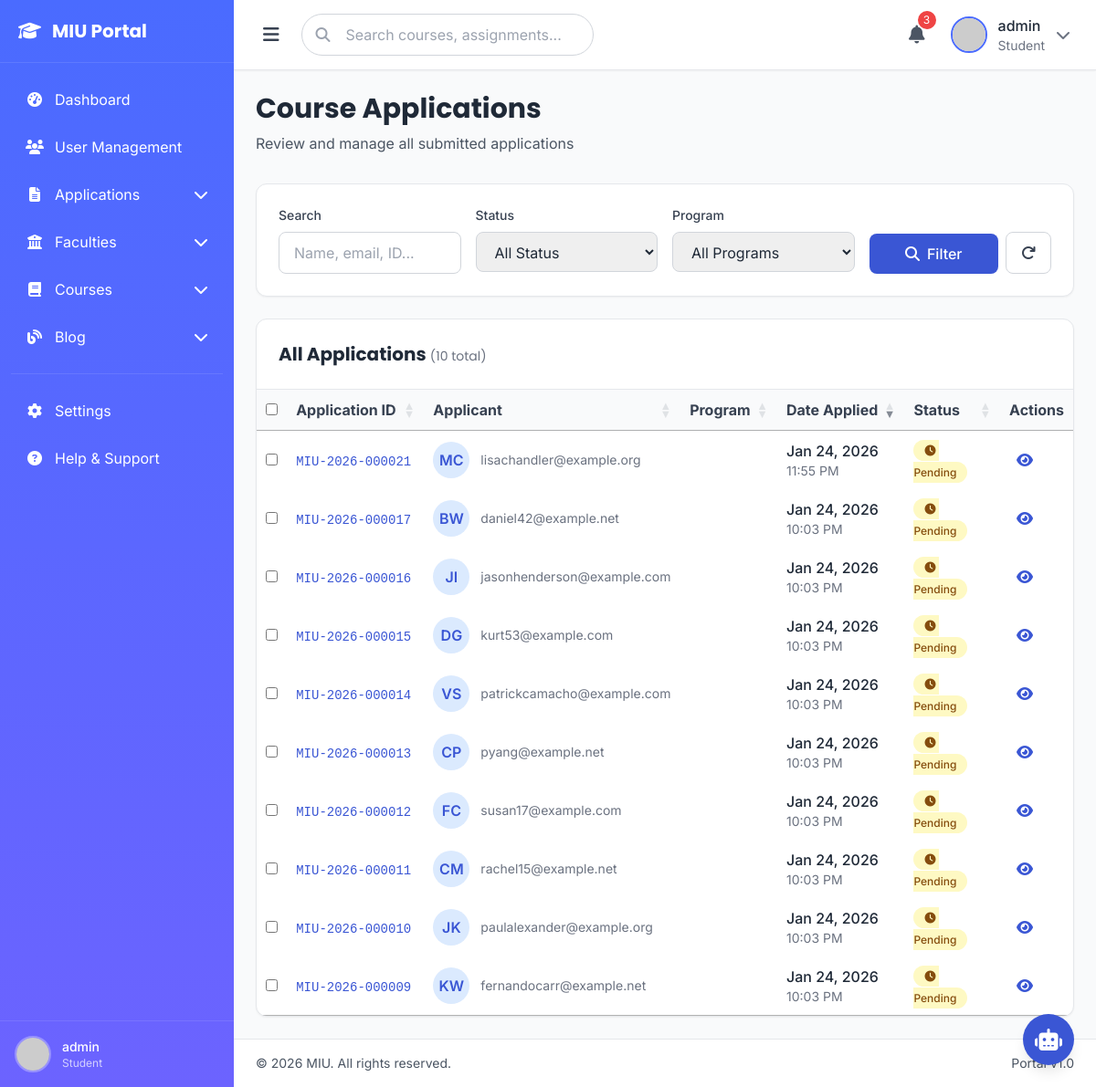
Page /management/applications/ (signed in) on the earlier database version.
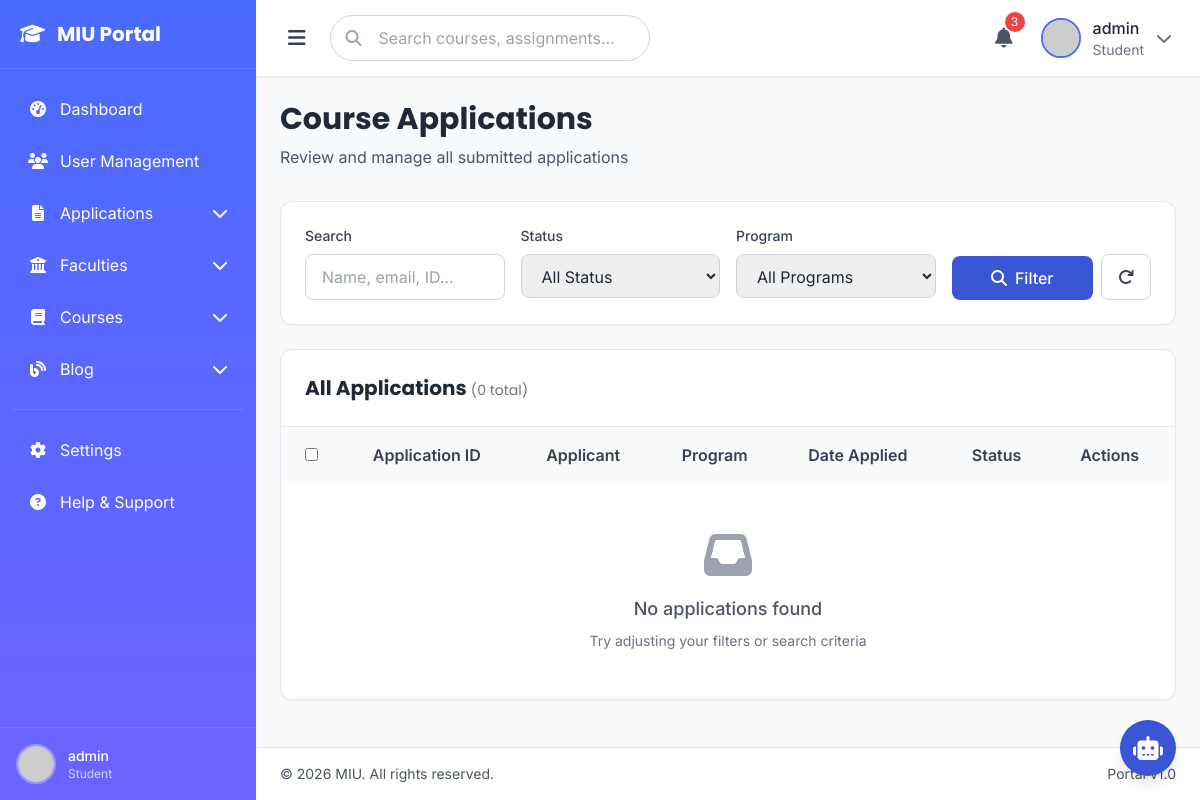
Same page on the later database version.
### eduweb/models.py (models this page shows, shortened)
class CourseApplication(models.Model):
    STATUS_CHOICES = [
        ('draft', 'Draft'),
        ('pending_payment', 'Pending Payment'),
        ('payment_complete', 'Payment Complete'),
        ('under_review', 'Under Review'),
        ('approved', 'Approved'),
        ('rejected', 'Rejected'),
        ('withdrawn', 'Withdrawn'),
    ]
    application_id = models.CharField(max_length=20, unique=True, editable=False)
    user = models.ForeignKey(User, on_delete=models.CASCADE, related_name='applications', null=True, blank=True)
    course = models.ForeignKey(Course, on_delete=models.CASCADE, related_name='applications')
    intake = models.ForeignKey(CourseIntake, on_delete=models.CASCADE, related_name='applications')
    study_mode = models.CharField(max_length=20, choices=Course.STUDY_MODE_CHOICES)
    first_name = models.CharField(max_length=100)
    last_name = models.CharField(max_length=100)
    email = models.EmailField()
    phone = models.CharField(max_length=20)
    date_of_birth = models.DateField()
    gender = models.CharField(max_length=10, choices=[('male', 'Male'), ('female', 'Female'), ('other', 'Other')])
    nationality = models.CharField(max_length=100)
    address_line1 = models.CharField(max_length=200)
    address_line2 = models.CharField(max_length=200, blank=True)
    city = models.CharField(max_length=100)
    state = models.CharField(max_length=100)
    postal_code = models.CharField(max_length=20)
    country = models.CharField(max_length=100)
    highest_qualification = models.CharField(max_length=100)
    institution_name = models.CharField(max_length=200)
    graduation_year = models.IntegerField()
    gpa_or_grade = models.CharField(max_length=20)
    work_experience_years = models.IntegerField(default=0)
    personal_statement = models.TextField()
    how_did_you_hear = models.CharField(max_length=100, blank=True)
    emergency_contact_name = models.CharField(max_length=100)
    emergency_contact_phone = models.CharField(max_length=20)
    emergency_contact_relationship = models.CharField(max_length=50)
    status = models.CharField(max_length=30, choices=STATUS_CHOICES, default='draft')
    reviewer = models.ForeignKey(User, on_delete=models.SET_NULL, null=True, blank=True, related_name='reviewed_applications')
    review_notes = models.TextField(blank=True)
    submitted_at = models.DateTimeField(null=True, blank=True)
    reviewed_at = models.DateTimeField(null=True, blank=True)
    created_at = models.DateTimeField(auto_now_add=True)
    updated_at = models.DateTimeField(auto_now=True)
    class Meta:
        ordering = ['-created_at']
        verbose_name = 'Course Application'
        verbose_name_plural = 'Course Applications'
        indexes = [
            models.Index(fields=['application_id']),
            models.Index(fields=['email']),
            models.Index(fields=['status']),
        ]

### management/views.py (the view, shortened to what this page needs)
# urls.py: path('applications/', views.applications_list, name='applications_list'),
@login_required(login_url='eduweb:auth_page')
@user_passes_test(is_admin)
def applications_list(request):
    applications = CourseApplication.objects.select_related('user').order_by('-created_at')
    search_query = request.GET.get('search', '')
    status_filter = request.GET.get('status', '')
    program_filter = request.GET.get('program', '')
    if status_filter == 'pending':
        applications = applications.filter(status__in=['submitted', 'under_review'])
    elif status_filter == 'reviewed':
        applications = applications.filter(status='reviewed')
    elif status_filter == 'accepted':
        applications = applications.filter(status='accepted')
    elif status_filter == 'rejected':
        applications = applications.filter(status='rejected')
    if program_filter:
        applications = applications.filter(course__id=program_filter)
    paginator = Paginator(applications, 15)  # 15 applications per page
    page_number = request.GET.get('page', 1)
    page_obj = paginator.get_page(page_number)
    pending_count = CourseApplication.objects.filter(status__in=['submitted', 'under_review']).count()
    from eduweb.models import Course
    context = {
        'applications': page_obj,
        'courses': Course.objects.filter(is_active=True).select_related('faculty'),
        'pending_count': pending_count,
    }
    return render(request, 'management/applications.html', context)

### eduweb/context.py (called while the page is built)
def navigation_data(request):
    faculties = Faculty.objects.filter(is_active=True).prefetch_related('courses')[:11]
    courses = Course.objects.filter(is_active=True).select_related('faculty')[:11]
    return {
        'all_faculties': faculties,
        'all_courses': courses,
    }

### eduweb/views.py (called while the page is built)
def application_status_context(request):
    has_pending_application = False
    if request.user.is_authenticated:
        has_pending_application = CourseApplication.objects.filter(
            user=request.user,
            status__in=['draft', 'pending_payment', 'submitted', 'under_review', 'reviewed']
        ).exists()
    return {'has_pending_application': has_pending_application}

### management/views.py (called while the page is built)
def is_admin(user):
    return user.is_staff or user.is_superuser

### templates/management/applications.html (shortened to what the changed rows need)
{% extends 'management/base.html' %}
{% load static %}
{% block content %}
<div class="mb-8">
    <h1 class="text-2xl md:text-3xl font-bold text-gray-800 mb-2 font-display">Course Applications</h1>
</div>
<div class="bg-white rounded-xl shadow-sm border border-gray-200 overflow-hidden">
    <div class="p-6 border-b border-gray-200">
        <div class="flex flex-col md:flex-row md:items-center justify-between">
            <h3 class="text-xl font-bold text-gray-800 mb-4 md:mb-0 font-display">
                All Applications
                <span class="text-sm font-normal text-gray-500">({{ applications.paginator.count }} total)</span>
            </h3>
        </div>
    </div>
    <div class="overflow-x-auto">
        <table id="applicationsTable" class="w-full">
            <thead class="bg-gray-50 sticky top-0 z-10">
                <tr>
                    <th scope="col" class="py-4 px-6 text-left font-semibold text-gray-700">
                        <input type="checkbox" id="selectAll" class="rounded border-gray-300 text-primary-600 focus:ring-primary-500" aria-label="Select all applications">
                    </th>
                    <th scope="col" class="py-4 px-6 text-left font-semibold text-gray-700">Application ID</th>
                    <th scope="col" class="py-4 px-6 text-left font-semibold text-gray-700">Applicant</th>
                    <th scope="col" class="py-4 px-6 text-left font-semibold text-gray-700">Program</th>
                    <th scope="col" class="py-4 px-6 text-left font-semibold text-gray-700">Date Applied</th>
                    <th scope="col" class="py-4 px-6 text-left font-semibold text-gray-700">Status</th>
                    <th scope="col" class="py-4 px-6 text-left font-semibold text-gray-700">Actions</th>
                </tr>
            </thead>
            <tbody>
                {% for application in applications %}
                <tr class="border-b border-gray-100 hover:bg-gray-50 transition-colors">
                    <td class="py-4 px-6">
                        <input type="checkbox" class="application-checkbox rounded border-gray-300 text-primary-600 focus:ring-primary-500" value="{{ application.id }}" aria-label="Select application {{ application.application_id }}">
                    </td>
                    <td class="py-4 px-6">
                        <span class="font-mono text-sm font-medium text-primary-600">{{ application.application_id }}</span>
                    </td>
                    <td class="py-4 px-6">
                        <div class="flex items-center">
                            <div class="w-10 h-10 rounded-full bg-primary-100 flex items-center justify-center text-primary-600 font-semibold mr-3">
                                {{ application.first_name|slice:":1" }}{{ application.last_name|slice:":1" }}
                            </div>
                            <div>
                                <div class="text-sm text-gray-500">{{ application.email }}</div>
                            </div>
                        </div>
                    </td>
                    <td class="py-4 px-6">
                    </td>
                    <td class="py-4 px-6">
                        <div class="font-medium text-gray-800">{{ application.created_at|date:"M d, Y" }}</div>
                        <div class="text-sm text-gray-500">{{ application.created_at|date:"g:i A" }}</div>
                    </td>
                    <td class="py-4 px-6">
                        {% if application.is_reviewed %}
                        <span class="px-3 py-1 rounded-full text-xs font-medium bg-green-100 text-green-800">
                            <i class="fas fa-check-circle mr-1" aria-hidden="true"></i>Reviewed
                        </span>
                        {% else %}
                        <span class="px-3 py-1 rounded-full text-xs font-medium bg-yellow-100 text-yellow-800">
                            <i class="fas fa-clock mr-1" aria-hidden="true"></i>Pending
                        </span>
                        {% endif %}
                    </td>
                    <td class="py-4 px-6">
                        <div class="flex space-x-2">
                            <a href="{% url 'management:application_detail' application.id %}" class="text-primary-600 hover:text-primary-800 p-2 rounded hover:bg-primary-50 transition-colors" title="View details" aria-label="View application {{ application.application_id }}">
                                <i class="fas fa-eye" aria-hidden="true"></i>
                            </a>
                        </div>
                    </td>
                </tr>
                {% empty %}
                <tr class="empty-row">
                    <td colspan="7" class="py-12 px-6 text-center">
                        <div class="text-gray-400">
                            <i class="fas fa-inbox text-5xl mb-4" aria-hidden="true"></i>
                            <p class="text-lg font-medium text-gray-600">No applications found</p>
                            <p class="text-sm text-gray-500 mt-2">Try adjusting your filters or search criteria</p>
                        </div>
                    </td>
                </tr>
                {% endfor %}
            </tbody>
        </table>
    </div>
</div>
{% endblock %}

Differences in the rows shown:
removed CourseApplication: application_id "MIU-2026-000021", first_name "M", last_name "C", email "lisachandler@example.org", created_at "Jan 24, 2026", created_at "11:55 PM"
removed CourseApplication: application_id "MIU-2026-000017", first_name "B", last_name "W", email "daniel42@example.net", created_at "Jan 24, 2026", created_at "10:03 PM"
removed CourseApplication: application_id "MIU-2026-000016", first_name "J", last_name "I", email "jasonhenderson@example.com", created_at "Jan 24, 2026", created_at "10:03 PM"
removed CourseApplication: application_id "MIU-2026-000015", first_name "D", last_name "G", email "kurt53@example.com", created_at "Jan 24, 2026", created_at "10:03 PM"
removed CourseApplication: application_id "MIU-2026-000014", first_name "V", last_name "S", email "patrickcamacho@example.com", created_at "Jan 24, 2026", created_at "10:03 PM"
removed CourseApplication: application_id "MIU-2026-000013", first_name "C", last_name "P", email "pyang@example.net", created_at "Jan 24, 2026", created_at "10:03 PM"
removed CourseApplication: application_id "MIU-2026-000012", first_name "F", last_name "C", email "susan17@example.com", created_at "Jan 24, 2026", created_at "10:03 PM"
removed CourseApplication: application_id "MIU-2026-000011", first_name "C", last_name "M", email "rachel15@example.net", created_at "Jan 24, 2026", created_at "10:03 PM"
removed CourseApplication: application_id "MIU-2026-000010", first_name "J", last_name "K", email "paulalexander@example.org", created_at "Jan 24, 2026", created_at "10:03 PM"
removed CourseApplication: application_id "MIU-2026-000009", first_name "K", last_name "W", email "fernandocarr@example.net", created_at "Jan 24, 2026", created_at "10:03 PM"
Other differences:
{{ applications.paginator.count }}: "10" → "0"
text now shown: "No applications found Try adjusting your filters or search criteria"
